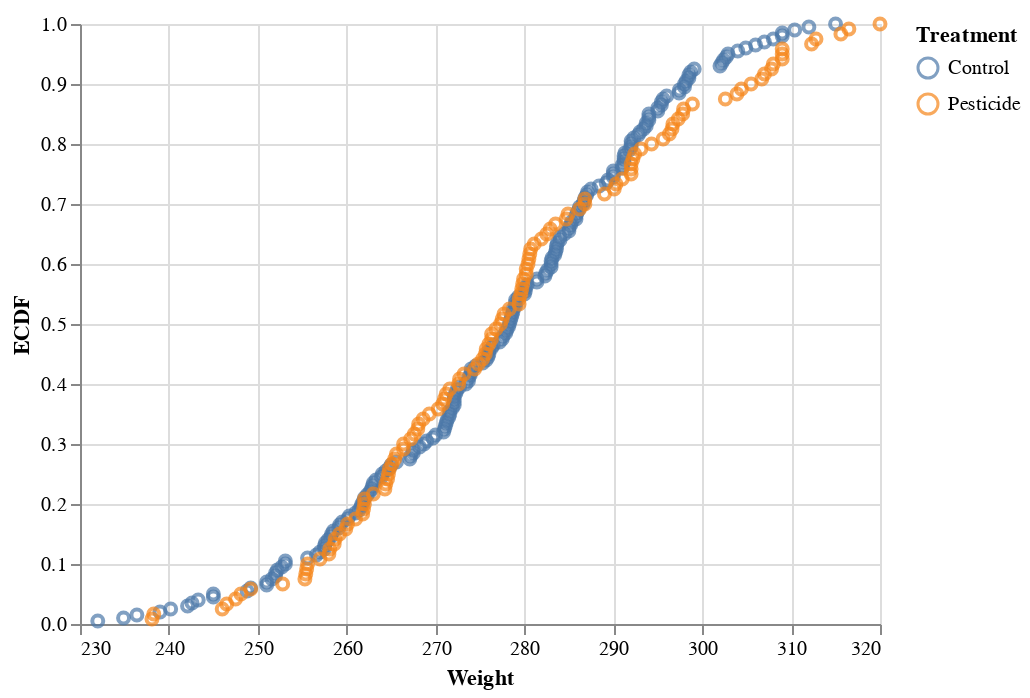

Notebook code cell kept with this figure:
### Code cell
original_weight_ECDF = alt.Chart(bee_weight_df,
         ).mark_point(
         ).encode(
            x=alt.X('Weight:Q', scale=alt.Scale(zero=False)),
            y=alt.Y('ecdf of weight grouped by treatment:Q', title='ECDF'),
            color='Treatment')

original_weight_ECDF

### Figure 1 — Vega-Lite specification as saved in the notebook (floating-point values rounded to 4 significant figures; data arrays with more than 128 entries replaced by an {"elided": "..."} marker saying what was removed)
{"$schema": "https://vega.github.io/schema/vega-lite/v2.4.3.json", "config": {"view": {"height": 300, "width": 400}}, "data": {"values": {"elided": "320 records"}}, "encoding": {"color": {"field": "Treatment", "type": "nominal"}, "x": {"field": "Weight", "scale": {"zero": false}, "type": "quantitative"}, "y": {"field": "ecdf of weight grouped by treatment", "title": "ECDF", "type": "quantitative"}}, "mark": "point"}
